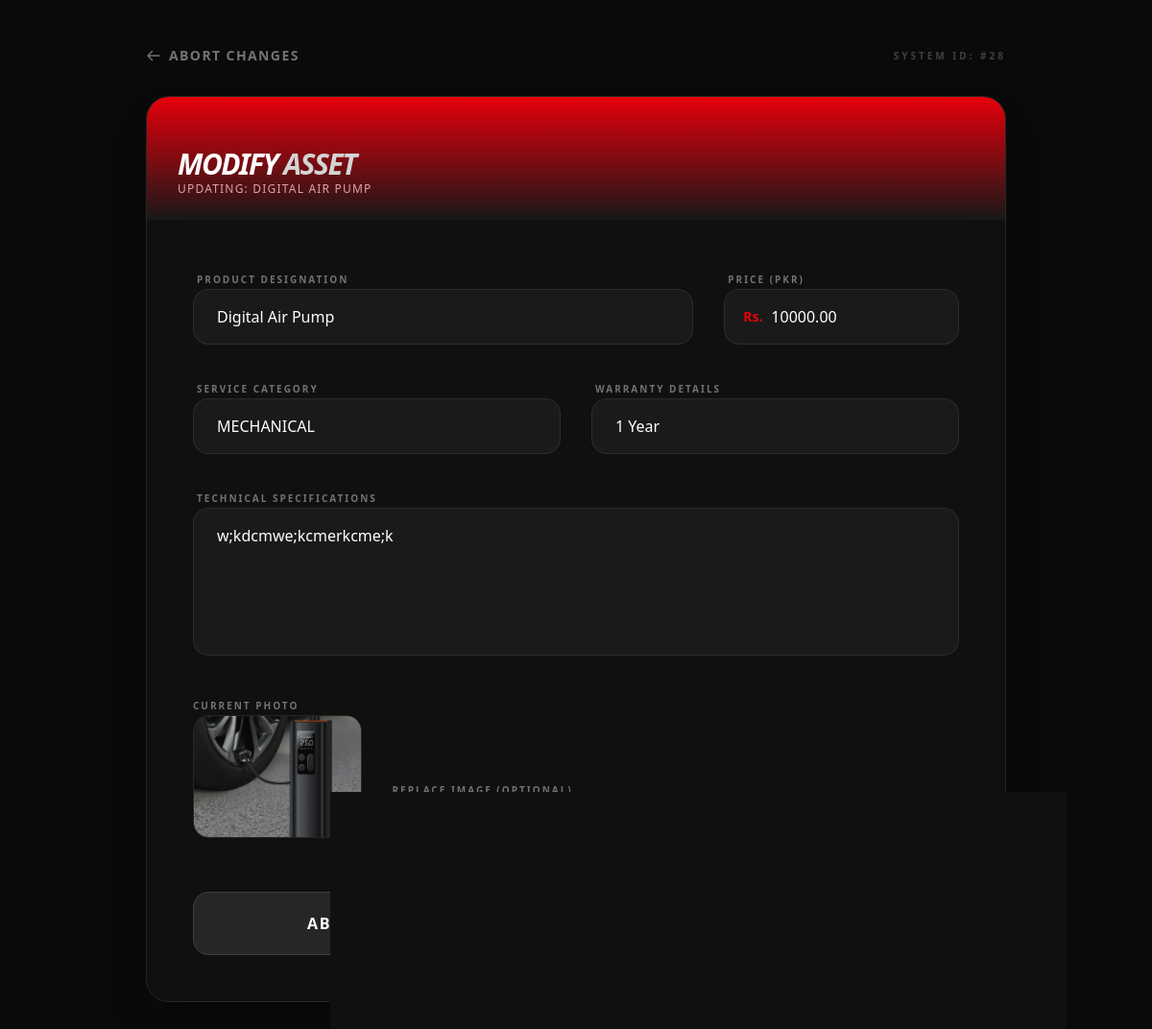
/adminstudio/edit-product/28/ (signed in), run on the app's committed database.
### django_apps/products/models.py (models this page shows, shortened)
class products(models.Model):
  PRODUCT_TYPE_CHOICE = [
    ('IN', 'INTERIOR'),
    ('EX', 'EXTERIOR'),
    ('MCH', 'MECHANICAL'),
    ('RM', 'RIMS'),
    ('SPI', 'SPOILER'),
    ('WRP', 'WRAPS'),
    ('LED', 'LEDLIGHTS'),
    ('ACS', 'ACCESSORIES'),
    ('TR', 'TYRES')
  ]
  user = models.ForeignKey(User, on_delete = models.CASCADE)
  product = models.CharField(max_length = 250)
  photo = models.ImageField(upload_to = 'photos/', blank=True, null=True)
  type = models.CharField(max_length = 4, choices = PRODUCT_TYPE_CHOICE)
  details = models.TextField(max_length = 500, default = 'empty')
  warranty = models.CharField(max_length = 250, default = 'N/A')
  price = models.DecimalField(max_digits=10, decimal_places=2)
  date_added = models.DateTimeField(default = timezone.now)

### django_apps/dashboard/views.py (the view, shortened to what this page needs)
# urls.py: path('edit-product/<int:pk>/', views.edit_product, name='edit_product'),
@user_passes_test(lambda u: u.is_staff, login_url='home')
def edit_product(request, pk):
    product_obj = get_object_or_404(products, pk=pk)
    return render(request, 'edit_product.html', {'product': product_obj})

### django_apps/dashboard/templates/edit_product.html (shortened to what this page needs)
{% extends "base1.html" %}
{% block content %}
<div class="min-h-screen bg-[#0a0a0a] py-12 px-4 sm:px-6 lg:px-8 bg-[radial-gradient(circle_at_top_right,_var(--tw-gradient-stops))] from-neutral-900 via-[#0a0a0a] to-[#0a0a0a]">
    <div class="max-w-4xl mx-auto">
        <div class="mb-8 flex justify-between items-center">
            <a href="{% url 'admin_dashboard' %}" class="inline-flex items-center text-sm text-neutral-500 hover:text-red-500 transition-colors font-bold uppercase tracking-widest">
                <svg class="w-4 h-4 mr-2" fill="none" stroke="currentColor" viewBox="0 0 24 24"><path stroke-linecap="round" stroke-linejoin="round" stroke-width="2" d="M10 19l-7-7m0 0l7-7m-7 7h18"/></svg>
                Abort Changes
            </a>
            <span class="text-[10px] font-black text-neutral-700 uppercase tracking-[0.3em]">System ID: #{{ product.id }}</span>
        </div>
        <div class="bg-neutral-900/50 backdrop-blur-xl rounded-3xl shadow-2xl border border-neutral-800 overflow-hidden">
            <div class="relative h-32 bg-red-600 overflow-hidden">
                <div class="absolute inset-0 opacity-20 bg-[url('https://www.transparenttextures.com/patterns/carbon-fibre.png')]"></div>
                <div class="absolute inset-0 bg-gradient-to-t from-neutral-900 to-transparent"></div>
                <div class="absolute bottom-6 left-8">
                    <h2 class="text-3xl font-black text-white tracking-tighter uppercase italic">Modify <span class="text-neutral-300">Asset</span></h2>
                    <p class="text-red-200 text-xs font-medium tracking-widest uppercase opacity-80">Updating: {{ product.product }}</p>
                </div>
            </div>
            <form action="" method="POST" enctype="multipart/form-data" class="p-8 lg:p-12 space-y-8">
                <div class="grid grid-cols-1 md:grid-cols-6 gap-8">
                    <div class="md:col-span-4 space-y-2">
                        <label class="text-[10px] font-bold text-neutral-500 uppercase tracking-[0.2em] ml-1">Product Designation</label>
                        <input type="text" name="product" value="{{ product.product }}" required
                            class="w-full bg-neutral-800/50 border border-neutral-700/50 rounded-2xl py-4 px-6 text-white focus:ring-2 focus:ring-red-500/50 focus:border-red-500 outline-none transition-all">
                    </div>
                    <div class="md:col-span-2 space-y-2">
                        <label class="text-[10px] font-bold text-neutral-500 uppercase tracking-[0.2em] ml-1">Price (PKR)</label>
                        <div class="relative">
                            <span class="absolute left-5 top-1/2 -translate-y-1/2 text-red-600 font-bold text-sm">Rs.</span>
                            <input type="number" name="price" step="0.01" value="{{ product.price }}" required
                                class="w-full bg-neutral-800/50 border border-neutral-700/50 rounded-2xl py-4 pl-12 pr-6 text-white focus:ring-2 focus:ring-red-500/50 outline-none transition-all">
                        </div>
                    </div>
                </div>
                <div class="grid grid-cols-1 md:grid-cols-2 gap-8">
                    <div class="space-y-2">
                        <label class="text-[10px] font-bold text-neutral-500 uppercase tracking-[0.2em] ml-1">Service Category</label>
                        <select name="type" required
                            class="w-full bg-neutral-800/50 border border-neutral-700/50 rounded-2xl py-4 px-6 text-white focus:ring-2 focus:ring-red-500/50 outline-none appearance-none cursor-pointer">
                            <option value="MCH" {% if product.type == 'MCH' %}selected{% endif %}>MECHANICAL</option>
                        </select>
                    </div>
                    <div class="space-y-2">
                        <label class="text-[10px] font-bold text-neutral-500 uppercase tracking-[0.2em] ml-1">Warranty Details</label>
                        <input type="text" name="warranty" value="{{ product.warranty }}"
                            class="w-full bg-neutral-800/50 border border-neutral-700/50 rounded-2xl py-4 px-6 text-white focus:ring-2 focus:ring-red-500/50 outline-none transition-all">
                    </div>
                </div>
                <div class="space-y-2">
                    <label class="text-[10px] font-bold text-neutral-500 uppercase tracking-[0.2em] ml-1">Technical Specifications</label>
                    <textarea name="details" rows="5" required
                        class="w-full bg-neutral-800/50 border border-neutral-700/50 rounded-2xl py-4 px-6 text-white focus:ring-2 focus:ring-red-500/50 outline-none transition-all resize-none">{{ product.details }}</textarea>
                </div>
                <div class="grid grid-cols-1 md:grid-cols-4 gap-8 items-end">
                    <div class="md:col-span-1 space-y-2">
                        <label class="text-[10px] font-bold text-neutral-500 uppercase tracking-[0.2em]">Current Photo</label>
                        <div class="h-32 w-full rounded-2xl border border-neutral-800 bg-neutral-900 flex items-center justify-center overflow-hidden">
                            {% if product.photo %}
                                <img src="{{ product.photo.url }}" class="object-cover h-full w-full opacity-60">
                            {% else %}
                                <span class="text-neutral-700 text-[10px]">NO ASSET</span>
                            {% endif %}
                        </div>
                    </div>
                    <div class="md:col-span-3 space-y-2">
                        <label class="text-[10px] font-bold text-neutral-500 uppercase tracking-[0.2em]">Replace Image (Optional)</label>
                        <input type="file" name="photo"
                            class="w-full text-sm text-neutral-500 file:mr-4 file:py-3 file:px-6 file:rounded-xl file:border-0 file:text-xs file:font-black file:bg-neutral-800 file:text-white hover:file:bg-red-600 transition-all cursor-pointer">
                    </div>
                </div>
                <div class="pt-6 flex flex-col sm:flex-row gap-6">
                    <a href="{% url 'admin_dashboard' %}"
                        class="flex-1 text-center rounded-2xl bg-neutral-800 py-5 font-black text-white uppercase tracking-widest hover:bg-neutral-700 transition-all active:scale-[0.98] border border-neutral-700">
                        Abort Updates
                    </a>
                    <button type="submit"
                        class="flex-1 rounded-2xl bg-red-600 py-5 font-black text-white uppercase tracking-widest shadow-[0_0_20px_rgba(220,38,38,0.3)] hover:shadow-[0_0_35px_rgba(220,38,38,0.5)] transition-all duration-300 active:scale-[0.98]">
                    </button>
                </div>
            </form>
        </div>
    </div>
</div>
{% endblock %}

### data on the page
products: id "28", product "DIGITAL AIR PUMP", product "Digital Air Pump", price "10000.00", type "MECHANICAL", warranty "1 Year", details "w;kdcmwe;kcmerkcme;k", photo (picture)
